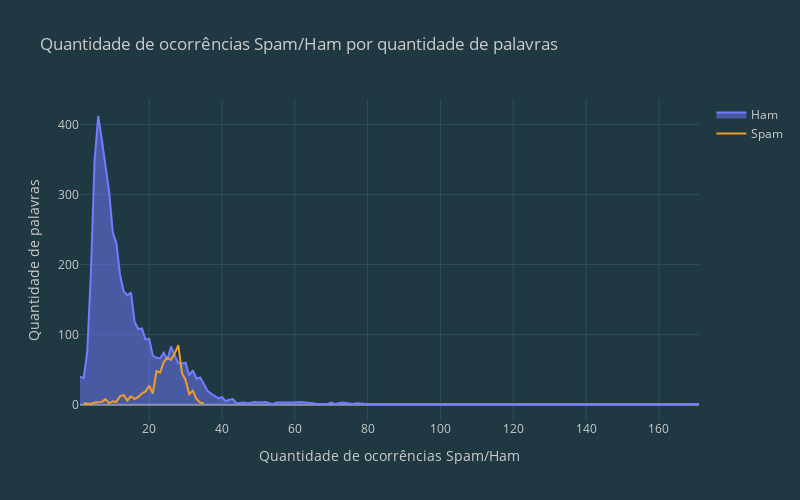

Notebook code cell kept with this figure:
### Code cell
fig = go.Figure()
fig.add_trace(go.Scatter(x=ham_df.index, y=ham_df.values, name='Ham', fill='tozeroy'))
fig.add_trace(go.Scatter(x=spam_df.index, y=spam_df.values, name='Spam', fill='tozeroy'))
fig.update_layout(
    title='<span>Quantidade de ocorrências Spam/Ham por quantidade de palavras</span>', 
    autosize=False,
    width=800,
    height=500,
    xaxis=dict(title='<span>Quantidade de ocorrências Spam/Ham</span>'),
    yaxis=dict(title='<span>Quantidade de palavras</span>'),
    template='my_theme'
    )

#fig.update_xaxes(range=[0, 70])

### Figure 1 — Plotly figure (JSON) as saved in the notebook; plotly's stock layout.template omitted (floating-point values rounded to 4 significant figures)
{"data": [{"fill": "tozeroy", "name": "Ham", "type": "scatter", "x": [1, 2, 3, 4, 5, 6, 7, 8, 9, 10, 11, 12, 13, 14, 15, 16, 17, 18, 19, 20, 21, 22, 23, 24, 25, 26, 27, 28, 29, 30, 31, 32, 33, 34, 35, 36, 37, 38, 39, 40, 41, 42, 43, 44, 45, 46, 47, 48, 49, 50, 52, 53, 54, 55, 56, 57, 58, 59, 60, 61, 62, 63, 65, 66, 69, 70, 71, 72, 73, 76, 77, 80, 88, 89, 95, 96, 99, 119, 121, 125, 162, 171], "y": [40, 38, 76, 189, 348, 412, 378, 337, 304, 246, 230, 185, 162, 156, 160, 118, 108, 109, 93, 94, 70, 67, 66, 74, 64, 83, 72, 59, 59, 60, 42, 49, 37, 39, 30, 20, 16, 12, 9, 11, 5, 7, 8, 2, 3, 3, 2, 3, 4, 3, 4, 2, 1, 3, 3, 2, 3, 2, 3, 4, 4, 3, 2, 1, 1, 3, 1, 2, 3, 1, 2, 1, 1, 1, 1, 2, 1, 1, 1, 2, 1, 1]}, {"name": "Spam", "type": "scatter", "x": [2, 3, 4, 5, 6, 7, 8, 9, 10, 11, 12, 13, 14, 15, 16, 17, 18, 19, 20, 21, 22, 23, 24, 25, 26, 27, 28, 29, 30, 31, 32, 33, 34, 35], "y": [2, 1, 1, 3, 4, 4, 8, 2, 5, 4, 12, 14, 6, 12, 8, 11, 16, 19, 27, 16, 48, 46, 61, 67, 64, 73, 85, 45, 35, 15, 20, 8, 3, 2]}], "layout": {"autosize": false, "height": 500, "title": {"text": "<span>Quantidade de ocorrências Spam/Ham por quantidade de palavras</span>"}, "width": 800, "xaxis": {"title": {"text": "<span>Quantidade de ocorrências Spam/Ham</span>"}}, "yaxis": {"title": {"text": "<span>Quantidade de palavras</span>"}}}}
